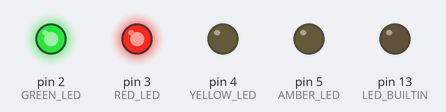
Simulated run of this sketch. Board: Arduino Uno, built with avr-gcc and run on an emulated ATmega328P. Parts: output pins drawn as LEDs (lit = HIGH). EEPROM starts erased.

Above: at 0.27 s.
At 2.87 s:
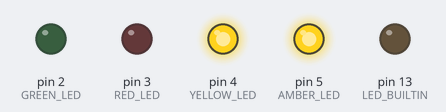
Timing chart, 0 to 3.2 s (numbered marks = the images above):
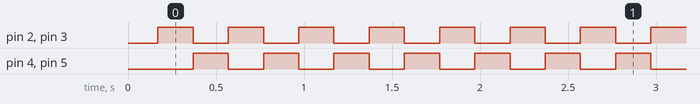

The sketch:

set_eeprom_brakes.ino
```cpp
#include <EEPROM.h>
#include "SecureJ1939_defs.h"

#define RED_LED    3
#define GREEN_LED  2
#define YELLOW_LED 4
#define AMBER_LED  5

void setup() {
  pinMode(RED_LED, OUTPUT);
  pinMode(GREEN_LED, OUTPUT);
  pinMode(YELLOW_LED, OUTPUT);
  pinMode(AMBER_LED, OUTPUT);
  pinMode(LED_BUILTIN, OUTPUT);

  //Crypographic Gateway EEPROM
   self_source_addr = 11 + 0x80; //Brake Controller CAN Conditioner

  num_ecu_source_addresses = 1;
  ecu_source_addresses[0] = 11; //Brake Controller

  num_veh_source_addresses = 10;
  veh_source_addresses[0] = 0; // Engine
  veh_source_addresses[1] = 128+0; //Engine CAN Conditioner
  veh_source_addresses[2] = 3; // Transmission
  veh_source_addresses[3] = 128+3; //Transmission CAN Conditioner
  veh_source_addresses[4] = 15; //retarder
  veh_source_addresses[5] = 128+15; //Retarder CAN Conditioner
  veh_source_addresses[6] = 33; // Body controller
  veh_source_addresses[7] = 128+33; // Body controller CAN Conditioner
  veh_source_addresses[6] = 49; // Instrument Cluster
  veh_source_addresses[7] = 128+49; // Instrument Cluster
  veh_source_addresses[8] = 249; // Diagnostic Tool #1
  veh_source_addresses[8] = 250; // Diagnostic Tool #2

  EEPROM.put(EEPROM_SELF_SOURCE_ADDR,self_source_addr);
  EEPROM.put(EEPROM_NUM_ECU_SA_ADDR,num_ecu_source_addresses);
  EEPROM.put(EEPROM_NUM_VEH_SA_ADDR,num_veh_source_addresses);
  EEPROM.put(EEPROM_ECU_ADDR,ecu_source_addresses);
  EEPROM.put(EEPROM_VEH_ADDR,veh_source_addresses);
}

void loop() {
  //Setup Blinking pattern
  digitalWrite(AMBER_LED, LOW);
  digitalWrite(RED_LED, HIGH);
  digitalWrite(YELLOW_LED, LOW);
  digitalWrite(GREEN_LED, HIGH);
  delay(200);
  digitalWrite(RED_LED, LOW);
  digitalWrite(AMBER_LED, HIGH);
  digitalWrite(YELLOW_LED, HIGH);
  digitalWrite(GREEN_LED, LOW);
  delay(200);
}
```

Measured:
- by itself, pin 2 (GREEN_LED), pin 3 (RED_LED), pin 4 (YELLOW_LED), pin 5 (AMBER_LED): alternates HIGH for 0.20 s and LOW for 0.20 s
